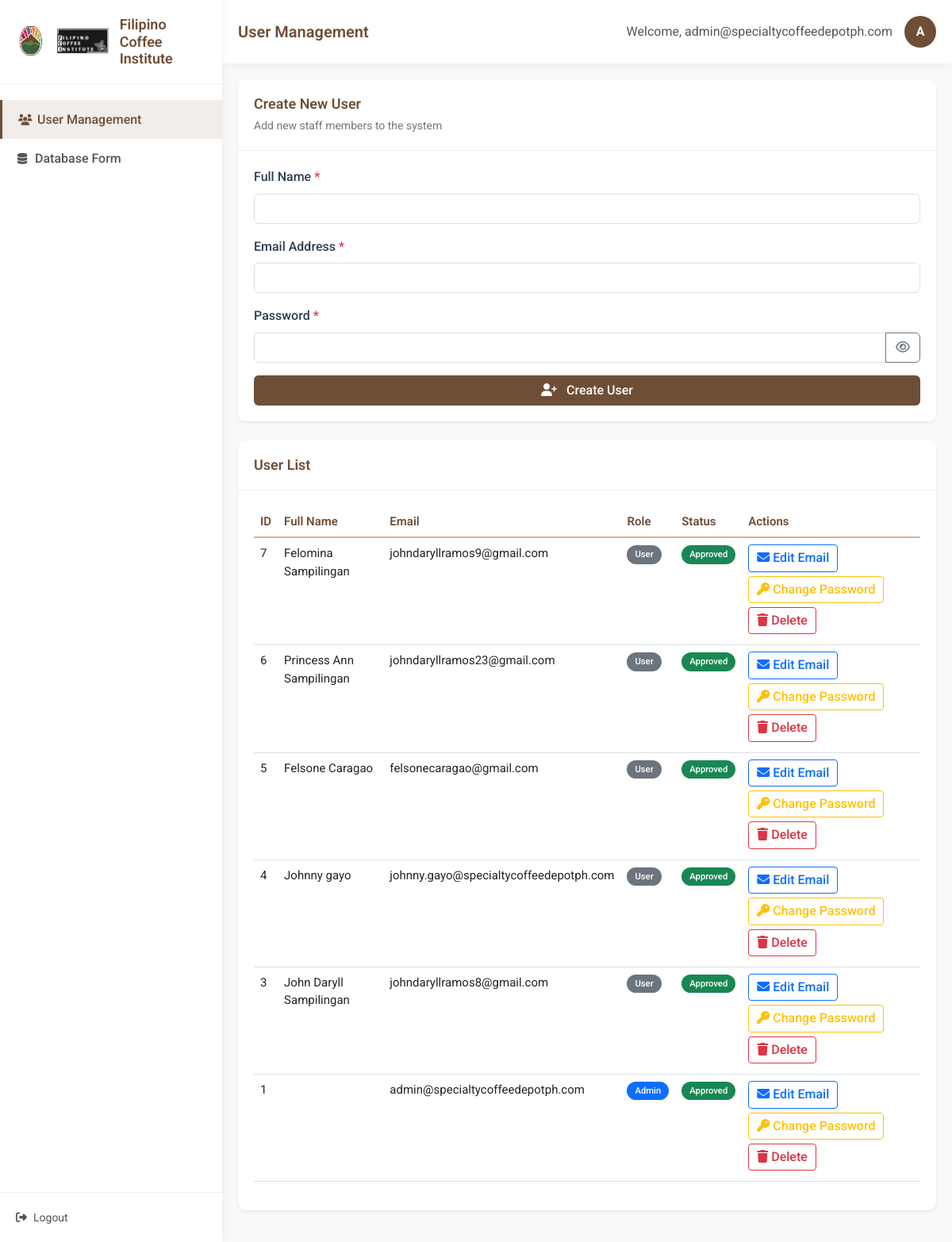
/dashboard.php (signed in), run on the app's committed database.
### tables this page shows
CREATE TABLE `users` (
  `id` int(11) NOT NULL,
  `full_name` varchar(100) NOT NULL,
  `email` varchar(255) NOT NULL,
  `password` varchar(255) NOT NULL,
  `role` enum('admin','user') DEFAULT 'user',
  `is_approved` tinyint(1) DEFAULT 0,
  `created_at` timestamp NOT NULL DEFAULT current_timestamp()
);

### dashboard.php (the view, shortened to what this page needs)
<?php
include 'db.php';
?>
<!DOCTYPE html>
<html lang="en">
<head>
    <link href="https://cdn.jsdelivr.net/npm/bootstrap@5.3.0/dist/css/bootstrap.min.css" rel="stylesheet">
    <link rel="stylesheet" href="https://cdnjs.cloudflare.com/ajax/libs/font-awesome/6.4.0/css/all.min.css">
    <link rel="stylesheet" href="styles.css">
</head>
<body>
    <div class="admin-container">
        <nav class="sidebar">
            <div class="sidebar-header">
                <div class="logo-container">
                    <img src="img/TRANSPARENT BG.png" alt="Logo" class="sidebar-logo">
                    <img src="img/fci.png" alt="Second Logo" class="sidebar-logo second-logo">
                </div>
                <h3>Filipino Coffee Institute</h3>
            </div>
            <ul class="sidebar-menu">
                <li class="active"><a href="#"><i class="fas fa-users"></i> User Management</a></li>
                <li><a href="database_form.php"><i class="fas fa-database"></i> Database Form</a></li>
            </ul>
            <div class="sidebar-footer">
                <a href="logout.php" class="logout-btn"><i class="fas fa-sign-out-alt"></i> Logout</a>
            </div>
        </nav>
        <main class="main-content">
            <header class="main-header">
                <h1>User Management</h1>
                <div class="user-info">
                    <span>Welcome, <?php echo $_SESSION["email"]; ?></span>
                    <div class="avatar"><?php echo strtoupper(substr($_SESSION["email"], 0, 1)); ?></div>
                </div>
            </header>
            <div class="content-wrapper">
                <div class="card shadow-sm">
                    <div class="card-header">
                        <h3 class="card-title">Create New User</h3>
                        <p class="card-subtitle">Add new staff members to the system</p>
                    </div>
                    <div class="card-body">
                        <form method="POST" id="createUserForm" class="needs-validation" novalidate>
                            <div class="mb-3">
                                <label for="full_name" class="form-label">Full Name <span class="text-danger">*</span></label>
                                <input type="text" class="form-control" id="full_name" name="full_name" required>
                            </div>
                            <div class="mb-3">
                                <label for="email" class="form-label">Email Address <span class="text-danger">*</span></label>
                                <input type="email" class="form-control" id="email" name="email" required>
                            </div>
                            <div class="mb-3">
                                <label for="password" class="form-label">Password <span class="text-danger">*</span></label>
                                <div class="input-group">
                                    <input type="password" class="form-control" id="password" name="password" required minlength="8">
                                    <button class="btn btn-outline-secondary toggle-password" type="button">
                                        <i class="far fa-eye"></i>
                                    </button>
                                </div>
                            </div>
                            <button type="submit" class="btn btn-primary w-100 py-2">
                                <i class="fas fa-user-plus me-2"></i> Create User
                            </button>
                        </form>
                    </div>
                </div>
                <div class="card shadow-sm mt-4">
                    <div class="card-header">
                        <h3 class="card-title">User List</h3>
                    </div>
                    <div class="card-body">
                        <div class="table-responsive">
                            <table class="table table-hover">
                            <thead>
                                <tr>
                                    <th>ID</th>
                                    <th>Full Name</th>
                                    <th>Email</th>
                                    <th>Role</th>
                                    <th>Status</th>
                                    <th>Actions</th>
                                </tr>
                            </thead>
                            <tbody>
                                <?php
                                $result = $conn->query("SELECT id, full_name, email, role, is_approved FROM users ORDER BY id DESC");
                                while ($row = $result->fetch_assoc()): ?>
                                <tr>
                                    <td><?php echo $row['id']; ?></td>
                                    <td><?php echo htmlspecialchars($row['full_name']); ?></td>
                                    <td><?php echo htmlspecialchars($row['email']); ?></td>
                                    <td><span class="badge bg-<?php echo $row['role'] == 'admin' ? 'primary' : 'secondary'; ?>"><?php echo ucfirst($row['role']); ?></span></td>
                                    <td>
                                        <?php if ($row['role'] == 'admin'): ?>
                                            <span class="badge bg-success">Approved</span>
                                        <?php elseif ($row['is_approved'] == 1): ?>
                                            <span class="badge bg-success">Approved</span>
                                        <?php else: ?>
                                            <span class="badge bg-warning">Pending</span>
                                        <?php endif; ?>
                                    </td>
                                    <td class="action-buttons">
                                            <button class="btn btn-sm btn-outline-primary" data-bs-toggle="modal"
                                                    data-bs-target="#editEmailModal"
                                                    data-userid="<?php echo $row['id']; ?>"
                                                    data-currentemail="<?php echo $row['email']; ?>">
                                                <i class="fas fa-envelope"></i> Edit Email
                                            </button>
                                            <button class="btn btn-sm btn-outline-warning" data-bs-toggle="modal"
                                                    data-bs-target="#changePasswordModal"
                                                    data-userid="<?php echo $row['id']; ?>">
                                                <i class="fas fa-key"></i> Change Password
                                            </button>
                                            <button class="btn btn-sm btn-outline-danger"
                                                    data-bs-toggle="modal"
                                                    data-bs-target="#confirmDeleteModal"
                                                    data-userid="<?php echo $row['id']; ?>">
                                                <i class="fas fa-trash"></i> Delete
                                            </button>
                                        </td>
                                    </tr>
                                    <?php endwhile; ?>
                                </tbody>
                            </table>
                        </div>
                    </div>
                </div>
            </div>
        </main>
    </div>
</body>
</html>

### styles.css (style rules this page uses)
:root { --primary-color: #6F4E37; --secondary-color: #C4A484; --accent-color: #D2B48C; --dark-color: #3E2723; --light-color: #F5F5F5; --sidebar-width: 280px; }
body { font-family: 'Roboto', -apple-system, BlinkMacSystemFont, 'Segoe UI', 'Helvetica Neue', Arial, 'Noto Sans', sans-serif, 'Apple Color Emoji', 'Segoe UI Emoji', 'Segoe UI Symbol', 'Noto Color Emoji'; background-color: #f8f9fa; color: #333; line-height: 1.6; font-size: 16px; -webkit-font-smoothing: antialiased; -moz-osx-font-smoothing: grayscale; }
.admin-container { display: flex; min-height: 100vh; }
.sidebar { width: var(--sidebar-width); background: white; box-shadow: 2px 0 10px rgba(0, 0, 0, 0.05); position: fixed; height: 100%; transition: all 0.3s; z-index: 1000; }
.sidebar-header { padding: 20px; border-bottom: 1px solid #eee; display: flex; align-items: center; }
.logo-container { display: flex; align-items: center; gap: 8px; }
.sidebar-header h3 { margin: 0; margin-left: 10px; font-weight: 600; color: var(--primary-color); }
.sidebar-logo { width: 40px; height: 40px; object-fit: cover; }
.second-logo { width: auto; height: 40px; opacity: 0.9; object-fit: contain; }
.sidebar-menu { list-style: none; padding: 0; margin: 20px 0; }
.sidebar-menu li { padding: 12px 20px; transition: all 0.3s; }
.sidebar-menu li a { color: #555; text-decoration: none; display: flex; align-items: center; white-space: nowrap; }
.sidebar-menu li a i { margin-right: 8px; width: 16px; text-align: center; font-size: 14px; }
.sidebar-menu li.active { background-color: rgba(111, 78, 55, 0.1); border-left: 3px solid var(--primary-color); }
.sidebar-menu li.active a { color: var(--primary-color); font-weight: 500; }
.sidebar-footer { position: absolute; bottom: 0; width: 100%; padding: 20px; border-top: 1px solid #eee; }
.logout-btn { display: flex; align-items: center; color: #555; text-decoration: none; transition: all 0.3s; white-space: nowrap; font-size: 14px; }
.logout-btn i { margin-right: 8px; font-size: 14px; }
.main-content { flex: 1; margin-left: var(--sidebar-width); background-color: #f8f9fa; min-height: 100vh; }
.main-header { background: white; padding: 20px; display: flex; justify-content: space-between; align-items: center; box-shadow: 0 2px 10px rgba(0, 0, 0, 0.05); }
.main-header h1 { font-size: 20px; font-weight: 600; margin: 0; color: var(--primary-color); }
.user-info { display: flex; align-items: center; }
.user-info span { margin-right: 15px; color: #555; }
.avatar { width: 40px; height: 40px; background-color: var(--primary-color); color: white; border-radius: 50%; display: flex; align-items: center; justify-content: center; font-weight: bold; }
.content-wrapper { padding: 20px; }
.card { border: none; border-radius: 10px; box-shadow: 0 4px 6px rgba(0, 0, 0, 0.05); margin-bottom: 20px; transition: transform 0.3s, box-shadow 0.3s; }
.card-header { background: white; border-bottom: 1px solid #eee; padding: 20px; border-radius: 10px 10px 0 0 !important; }
.card-title { font-size: 18px; font-weight: 600; margin: 0; color: var(--primary-color); }
.card-subtitle { font-size: 14px; color: #777; margin: 5px 0 0; }
.card-body { padding: 20px; }
.form-label { font-weight: 500; color: #555; }
.btn-primary { background-color: var(--primary-color); border: none; transition: all 0.3s; }
.table { color: #333; }
.table th { font-weight: 600; color: var(--primary-color); border-bottom: 2px solid var(--accent-color); }
.badge { padding: 6px 10px; font-weight: 500; border-radius: 20px; }
.action-buttons .btn { margin-right: 5px; margin-bottom: 5px; }
.btn-outline-warning { color: #ffc107; border-color: #ffc107; }
.table td .btn { margin-right: 5px; padding: 5px 10px; }
* { box-sizing: border-box; }
input, select, textarea, button { font-size: 16px; }
.form-label, label { font-weight: 500; color: #2c3e50; font-size: 16px; }
.btn { font-weight: 500; font-size: 16px; line-height: 1.4; }
.table th, .table td { font-size: 15px; line-height: 1.5; }
.sidebar-menu li a { font-size: 16px; font-weight: 500; }
.sidebar-header h3 { font-size: 18px; font-weight: 600; }

### data on the page
users: id "7", full_name "Felomina Sampilingan", email "johndaryllramos9@gmail.com", role "User", is_approved "Approved"
users: id "6", full_name "Princess Ann Sampilingan", email "johndaryllramos23@gmail.com", role "User", is_approved "Approved"
users: id "5", full_name "Felsone Caragao", email "felsonecaragao@gmail.com", role "User", is_approved "Approved"
users: id "4", full_name "Johnny gayo", email "johnny.gayo@specialtycoffeedepotph.com", role "User", is_approved "Approved"
users: id "3", full_name "John Daryll Sampilingan", email "johndaryllramos8@gmail.com", role "User", is_approved "Approved"
users: id "1", email "admin@specialtycoffeedepotph.com", role "Admin", shows "Approved"

### other printed values
$_SESSION["email"] "admin@specialtycoffeedepotph.com"
substr($_SESSION["email"], 0, 1) "A"
